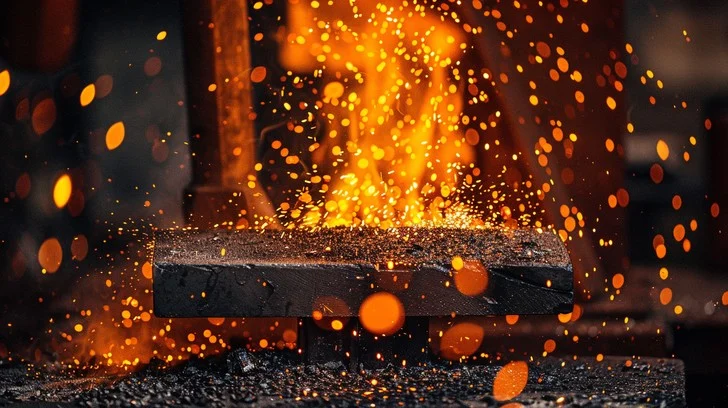
#> input picture assets/backgrounds/bg_1.jpg, 728 x 408 px, found by its file name; its folder holds only this picture in this run
$ python -i generate_image.py   (imports and definitions only)
#> lines starting #> are read from the running program, lines starting #| are printed output that depends on the picture
"""
generate_image.py — Composes a 1080x1080 Instagram image
using a random forge background from assets/backgrounds/,
with a light dark overlay and centered white text.
"""
from PIL import Image, ImageDraw, ImageFont
import textwrap, os, uuid, random

from config.settings import IMG_SIZE, FONT_SIZE, FONT_COLOR, BACKGROUND_COLOR

OUTPUT_DIR = 'output'
FONT_PATH = 'assets/fonts/Oswald-Bold.ttf'
BACKGROUNDS_DIR = 'assets/backgrounds'
OVERLAY_ALPHA = 120  # 0=fully transparent, 255=solid black. 120 = light darkening
MAIN_FONT_SIZE = 90   # large and bold
BRAND_FONT_SIZE = 44  # "Forjed" tag at bottom


def get_random_background() -> Image.Image:
    """Pick a random image from assets/backgrounds/ and return resized RGBA."""
    valid_ext = ('.jpg', '.jpeg', '.png')
    images = [
        f for f in os.listdir(BACKGROUNDS_DIR)
        if f.lower().endswith(valid_ext)
    ]
    if not images:
        # Fallback to solid black if no backgrounds found
        return Image.new('RGBA', IMG_SIZE, (0, 0, 0, 255))

    chosen = random.choice(images)
    path = os.path.join(BACKGROUNDS_DIR, chosen)
    bg = Image.open(path).convert('RGBA')

    # Crop to square from center, then resize to 1080x1080
    w, h = bg.size
#> w = 728; h = 408
    min_side = min(w, h)
#> min_side = 408
    left = (w - min_side) // 2
#> left = 160
    top = (h - min_side) // 2
#> top = 0
    bg = bg.crop((left, top, left + min_side, top + min_side))
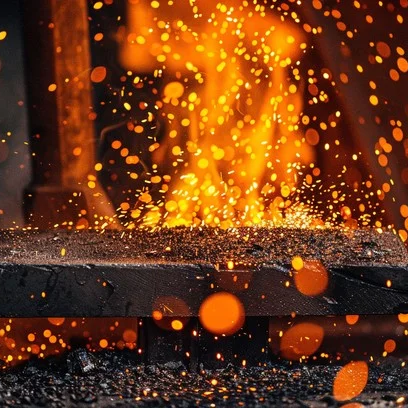
#> bg: PIL image 408x408 RGBA; mean R, G, B, A 110.8, 57.4, 23.3, 255
    bg = bg.resize(IMG_SIZE, Image.LANCZOS)
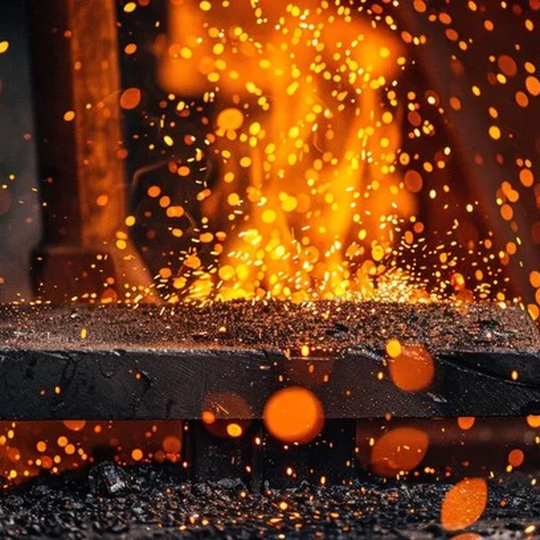
#> bg: PIL image 1080x1080 RGBA (shown at 1/2 size); mean R, G, B, A 110.7, 57.4, 23.5, 255
    return bg


# [62 lines left out: functions auto_wrap, generate_image, not called in this run]

>>> result = get_random_background()

$ run again, on assets/backgrounds/bg_6.jpg
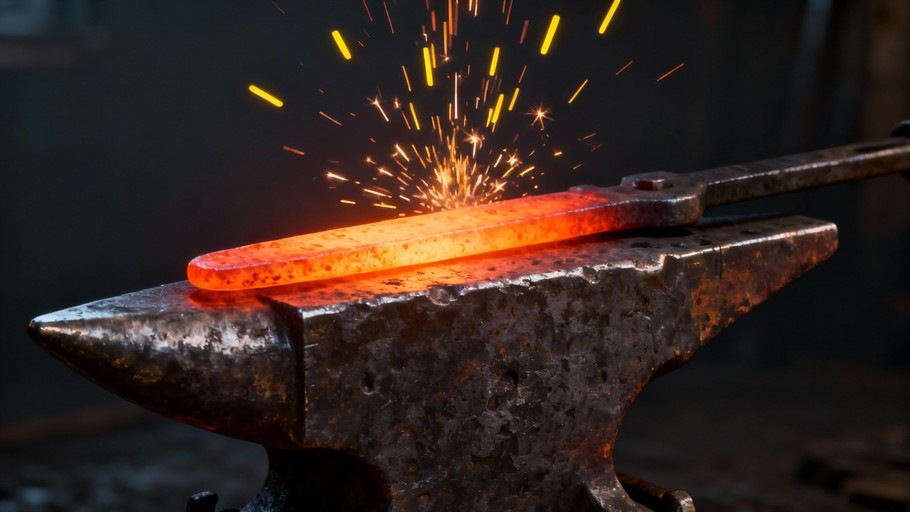
#> input picture assets/backgrounds/bg_6.jpg, 910 x 512 px, found by its file name
#> in get_random_background, `bg = bg.crop((left, top, left + min_side, top + min_side))`:
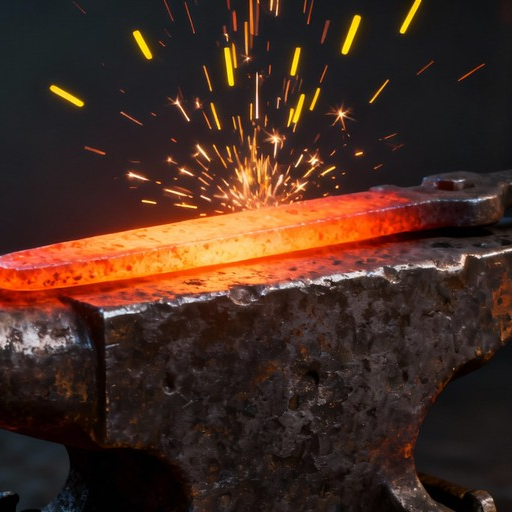
#> bg: PIL image 512x512 RGBA; mean R, G, B, A 68.7, 43.8, 33.6, 255

$ run again, on assets/backgrounds/bg_7.jpg
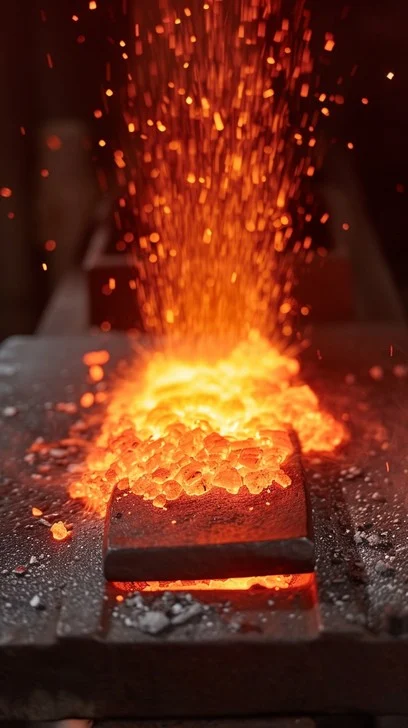
#> input picture assets/backgrounds/bg_7.jpg, 408 x 728 px, found by its file name
#> in get_random_background, `bg = bg.crop((left, top, left + min_side, top + min_side))`:
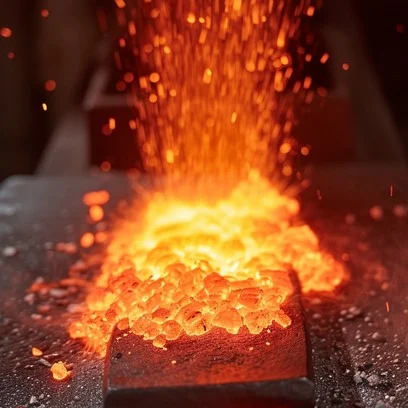
#> bg: PIL image 408x408 RGBA; mean R, G, B, A 138, 64.8, 33.6, 255

$ run again, on assets/backgrounds/bg_2.jpg
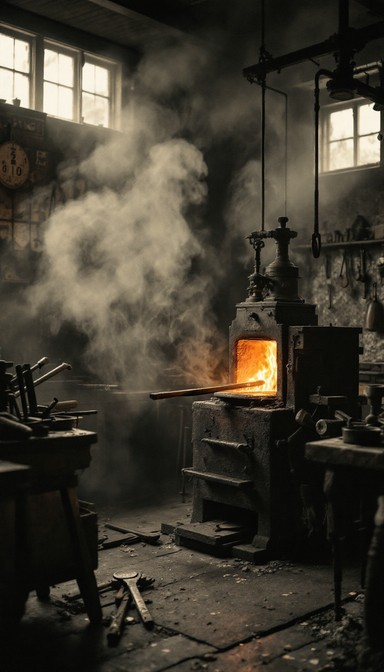
#> input picture assets/backgrounds/bg_2.jpg, 384 x 672 px, found by its file name
#> in get_random_background, `bg = bg.crop((left, top, left + min_side, top + min_side))`:
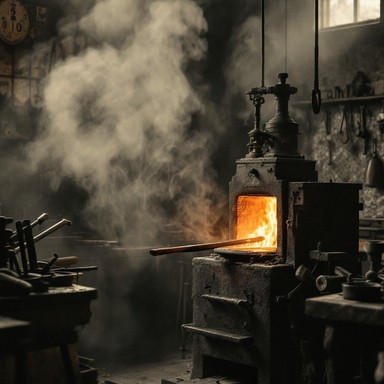
#> bg: PIL image 384x384 RGBA; mean R, G, B, A 69.6, 62.9, 49.9, 255
